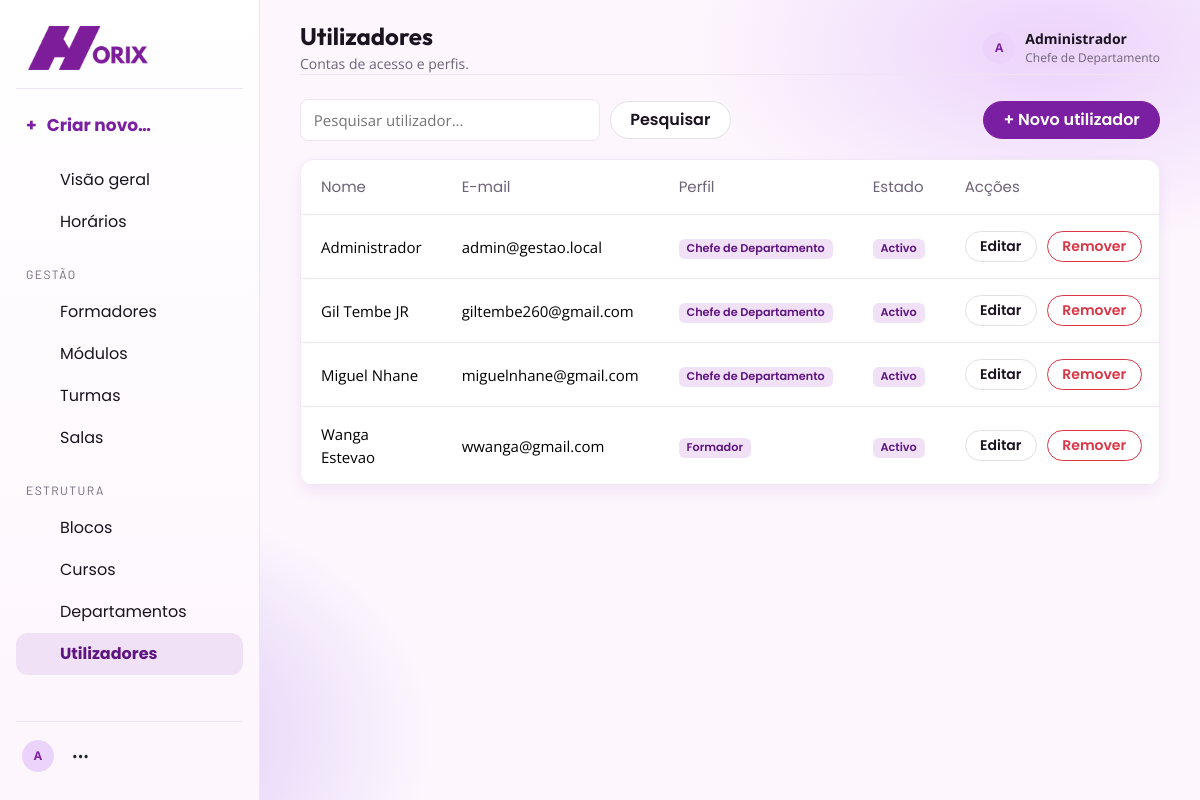
The page /View/html-php/Utilizador.php (signed in) on the database its author committed.
### tables this page shows
CREATE TABLE `utilizador` (
  `id_utilizador` int(11) NOT NULL,
  `nome` varchar(100) NOT NULL,
  `email` varchar(120) NOT NULL,
  `senha` varchar(255) NOT NULL,
  `perfil` enum('Chefe de Departamento','Formador') NOT NULL,
  `ativo` tinyint(1) NOT NULL DEFAULT 1,
  `criado_em` timestamp NOT NULL DEFAULT current_timestamp()
);

### Conexao/Conexao.php (called while the page is built, shortened)
<?php
function db(): mysqli
{
    static $con;
    if ($con instanceof mysqli) {
        return $con;
    }
    $con = new mysqli('localhost', 'root', '', 'gestao_horarios', "3306");
    $con->set_charset('utf8mb4');
    return $con;
}

### View/html-php/Utilizador.php (the view, shortened to what this page needs)
<?php
require_once '../../bootstrap.php';
$q = post('q', $_GET['q'] ?? '');
$data = $q !== ''
    ? rows(
        'SELECT * FROM utilizador WHERE nome LIKE ? OR email LIKE ? ORDER BY nome',
        'ss',
        '%' . $q . '%',
        '%' . $q . '%'
    )
    : rows('SELECT * FROM utilizador ORDER BY nome');
?>
<div class="toolbar">
    <form class="toolbar-left" method="get">
        <input class="search" name="q" value="<?= e($q) ?>" placeholder="Pesquisar utilizador...">
        <button class="btn btn-light border">Pesquisar</button>
    </form>
    <button type="button" class="btn btn-primary" data-modal="novo" data-title="Novo utilizador">+ Novo utilizador</button>
</div>
<div class="card table-wrap">
    <table class="table align-middle mb-0">
        <thead>
            <tr>
                <th>Nome</th>
                <th>E-mail</th>
                <th>Perfil</th>
                <th>Estado</th>
                <th>Acções</th>
            </tr>
        </thead>
        <tbody>
            <?php foreach ($data as $r): ?>
                <tr>
                    <td><?= e($r['nome']) ?></td>
                    <td><?= e($r['email']) ?></td>
                    <td><span class="badge blue"><?= e($r['perfil']) ?></span></td>
                    <td><span class="badge green">Activo</span></td>
                    <td>
                        <div class="actions">
                            <button type="button" class="btn btn-sm btn-light border" data-modal="editar" data-title="Editar utilizador" data-row="<?= row_json($r) ?>">Editar</button>
                            <button type="button" class="btn btn-sm btn-outline-danger" data-modal="remover" data-title="Remover utilizador" data-row="<?= row_json($r) ?>">Remover</button>
                        </div>
                    </td>
                </tr>
            <?php endforeach; ?>
        </tbody>
    </table>
</div>

### View/css/app.css (style rules this page uses)
:root { --bg: #fdf6fd; --surface: #fff; --soft: #f6ecf8; --text: #1a1320; --muted: #6e6277; --line: #efe3f4; --brand: #7b1fa2; --brand-d: #5e1580; --brand-soft: #f1e1f7; --c1: #ecd3fb; --c2: #d5bddb; --c3: #d6c4f6; --bs-primary: #7b1fa2; --bs-primary-rgb: 123, 31, 162; --bs-link-color: #7b1fa2; }
body { background: var(--bg); color: var(--text); font-family: Inter, "Segoe UI", system-ui, Arial, sans-serif; font-size: 15px; }
.btn-primary { --bs-btn-bg: var(--brand); --bs-btn-border-color: var(--brand); --bs-btn-hover-bg: var(--brand-d); --bs-btn-hover-border-color: var(--brand-d); --bs-btn-active-bg: var(--brand-d); --bs-btn-active-border-color: var(--brand-d); }
.btn { border-radius: 8px; font-weight: 600; }
.btn-light { --bs-btn-bg: var(--surface); --bs-btn-color: var(--text); --bs-btn-hover-bg: var(--soft); --bs-btn-hover-color: var(--text); }
.card { background: var(--surface); border: 1px solid var(--line); border-radius: 12px; box-shadow: 0 1px 2px rgba(0, 0, 0, 0.04); }
.table { --bs-table-bg: transparent; margin: 0; font-size: 15px; }
.table th { color: var(--muted); font-weight: 400; font-size: 15px; padding: 16px 20px; border-bottom: 1px solid var(--line); background: transparent; }
.table td { padding: 16px 20px; border-color: var(--line); }
.table-wrap { overflow: auto; }
.toolbar, .toolbar-left, .schedule-tools, .actions, .form-actions { display: flex; gap: 10px; align-items: center; }
.toolbar { justify-content: space-between; margin-bottom: 18px; flex-wrap: wrap; }
.field input:not([type="hidden"]), .field select, .search, .toolbar select, .toolbar-left select { display: block; width: 100%; padding: 0.55rem 0.8rem; border: 1px solid var(--line); border-radius: 8px; background: var(--surface); color: var(--text); }
.search { width: 300px; }
.badge { font-weight: 600; padding: 0.4em 0.7em; background: var(--soft); color: var(--text); }
.badge.blue { background: #e8eefb; color: #2f55c8; }
.badge.green { background: #dff1e8; color: var(--brand-d); }
body { font-family: "Open Sans", "Segoe UI", system-ui, sans-serif; background: radial-gradient(ellipse 30% 25% at 88% 6%, #ecd3fb 0, transparent 100%), radial-gradient(ellipse 28% 30% at 8% 92%, #d6c4f6 0, transparent 100%), var(--bg); background-attachment: fixed; }
.btn, .badge, .nav-link, .create-new, .field label, .table th { font-family: "Poppins", "Segoe UI", sans-serif; }
.btn { border-radius: 40px; padding-left: 1.2rem; padding-right: 1.2rem; }
.btn-sm { padding-left: 0.9rem; padding-right: 0.9rem; }
.card, .promo { border-radius: 14px; border-color: #f1eaf6; box-shadow: 0 6px 14px rgba(123, 31, 162, 0.08); }
.badge.blue, .badge.green { background: var(--brand-soft); color: var(--brand-d); }

### rows shown on the page
utilizador: nome "Administrador", email "admin@gestao.local", perfil "Chefe de Departamento"
utilizador: nome "Gil Tembe JR", email "giltembe260@gmail.com", perfil "Chefe de Departamento"
utilizador: nome "Miguel Nhane", email "miguelnhane@gmail.com", perfil "Chefe de Departamento"
utilizador: nome "Wanga Estevao", email "wwanga@gmail.com", perfil "Formador"

### other values the page prints
$n[1] "Visão geral"
$n[1] "Horários"
mb_strtoupper($secao[0]) "GESTÃO"
$n[1] "Formadores"
$n[1] "Módulos"
$n[1] "Turmas"
$n[1] "Salas"
mb_strtoupper($secao[0]) "ESTRUTURA"
$n[1] "Blocos"
$n[1] "Cursos"
$n[1] "Departamentos"
$n[1] "Utilizadores"
$inicial "A"
$title "Utilizadores"
$subtitle "Contas de acesso e perfis."
